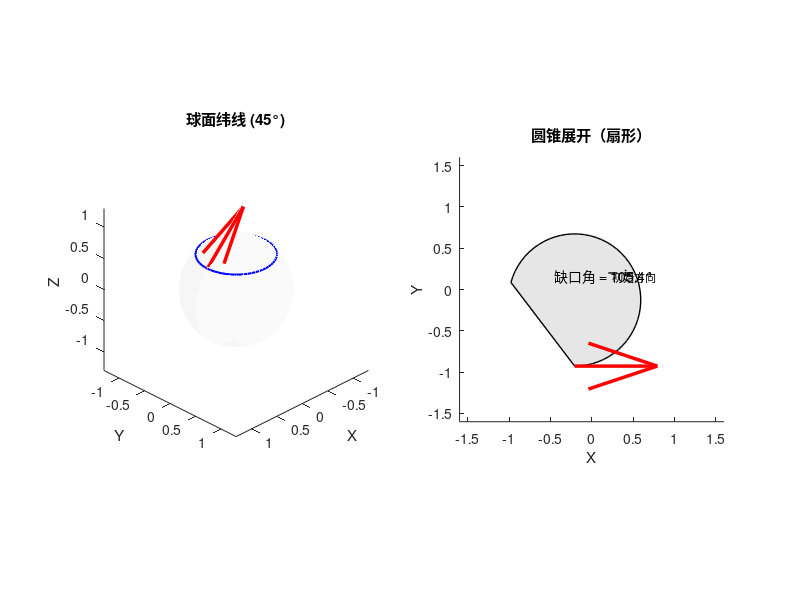

Write MATLAB code to recreate this figure. (Note: this script raises an error after producing the figure.)
%% 球面与圆锥展开同步对比 + 输出 GIF（扇形完整显示版）
clear; clc; close all;

%% 参数设置
R = 0.8;                     % 球体半径（缩小）
theta0 = pi/4;              % 45° 纬线
nFrames = 60;
phi = linspace(0, 2*pi, nFrames);
k = cos(theta0);

% 解析解
A_theta0 = 1; A_phi0 = 0;
A_theta = A_theta0 * cos(k * phi) + sin(theta0) * A_phi0 * sin(k * phi);
A_phi = -(1/sin(theta0)) * A_theta0 * sin(k * phi) + A_phi0 * cos(k * phi);
A_phys_phi = sin(theta0) * A_phi;

%% 创建图形窗口
fig = figure('Color', 'w', 'Position', [100, 100, 1200, 600]);

% ========== 左栏：球面 ==========
ax1 = subplot(1, 2, 1);
hold on; axis equal; view(135, 30);
title('球面纬线 (45°)');

% 球体
[X, Y, Z] = sphere(40);
surf(R*X, R*Y, R*Z, 'FaceAlpha', 0.1, 'EdgeColor', 'none', 'FaceColor', [0.8 0.8 0.8]);

% 纬线
lat_theta = pi/2 - theta0;
lat_x = R * sin(lat_theta) * cos(phi);
lat_y = R * sin(lat_theta) * sin(phi);
lat_z = R * cos(lat_theta) * ones(size(phi));
plot3(lat_x, lat_y, lat_z, 'b-', 'LineWidth', 1.5);

% 固定轴范围
axis([-1.3, 1.3, -1.3, 1.3, -1.3, 1.3]);
xlabel('X'); ylabel('Y'); zlabel('Z');

% 占位
h_arrow_s = quiver3(0, 0, 0, 0, 0, 0, 'r', 'LineWidth', 2.5, 'MaxHeadSize', 0.5);
h_trail_s = plot3(nan, nan, nan, 'r--', 'LineWidth', 1);
trail_s = [];

% ========== 右栏：扇形（缩小+居中+扩大轴范围） ==========
ax2 = subplot(1, 2, 2);
hold on; axis equal;
title('圆锥展开（扇形）');

% 扇形参数（缩小）
r_cone = 0.8;                % 半径缩小
alpha = 2 * pi * sin(theta0);
theta_fan = linspace(0, alpha, 50);

% 原始扇形坐标（顶点在原点）
x_fan_raw = r_cone * sin(theta_fan);
y_fan_raw = r_cone * (1 - cos(theta_fan));

% 平移到视图中心
x_center = mean([0, x_fan_raw, 0]);
y_center = mean([0, y_fan_raw, 0]);
x_fan = x_fan_raw - x_center;
y_fan = y_fan_raw - y_center;

% 画扇形
fill([0 - x_center, x_fan, 0 - x_center], [0 - y_center, y_fan, 0 - y_center], ...
    [0.9 0.9 0.9], 'EdgeColor', 'k', 'LineWidth', 1);

% 标记缺口角
gap_angle = 2*pi - alpha;
text(0.15, 0.15, sprintf('缺口角 = %.1f°', rad2deg(gap_angle)), ...
    'FontSize', 10, 'Color', 'k', 'HorizontalAlignment', 'center');

% ===== 关键修改：轴范围扩大 =====
axis_limit = 1.6;   % 从 1.2 扩大到 1.6
axis([-axis_limit, axis_limit, -axis_limit, axis_limit]);
xlabel('X'); ylabel('Y');

% 初始参考方向
quiver(0.2, 0.2, 0.3, 0, 'k--', 'LineWidth', 1, 'AutoScale', 'off');
text(0.25, 0.15, '初始方向', 'FontSize', 8, 'Color', 'k');

% 占位
h_vec_f = quiver(0, 0, 0, 0, 'r', 'LineWidth', 2.5, 'MaxHeadSize', 0.5);
h_trail_f = plot(nan, nan, 'r--', 'LineWidth', 1);
trail_f = [];

%% 初始化 GIF
gifFile = 'parallel_transport_compare.gif';
delayTime = 0.05;

%% 主循环
for i = 1:nFrames
    % ----- 左栏：球面 -----
    subplot(1, 2, 1);
    P = [lat_x(i), lat_y(i), lat_z(i)];
    
    e_theta = [-cos(theta0)*cos(phi(i)), -cos(theta0)*sin(phi(i)), sin(theta0)];
    e_theta = e_theta / norm(e_theta);
    e_phi = [-sin(phi(i)), cos(phi(i)), 0];
    e_phi = e_phi / norm(e_phi);
    
    V_s = A_theta(i) * e_theta + A_phys_phi(i) * e_phi;
    V_s = V_s / norm(V_s);
    
    delete(h_arrow_s);
    h_arrow_s = quiver3(P(1), P(2), P(3), V_s(1), V_s(2), V_s(3), ...
        'r', 'LineWidth', 2.5, 'MaxHeadSize', 0.5, 'AutoScale', 'off');
    
    tip_s = P + V_s;
    trail_s = [trail_s; tip_s];
    delete(h_trail_s);
    h_trail_s = plot3(trail_s(:,1), trail_s(:,2), trail_s(:,3), 'r--', 'LineWidth', 1);
    
    % ----- 右栏：扇形 -----
    subplot(1, 2, 2);
    ang = alpha * (i-1) / (nFrames-1);
    x_start = r_cone * sin(ang) - x_center;
    y_start = r_cone * (1 - cos(ang)) - y_center;
    
    V_f = [1, 0];
    V_f = V_f / norm(V_f);
    
    delete(h_vec_f);
    h_vec_f = quiver(x_start, y_start, V_f(1), V_f(2), ...
        'r', 'LineWidth', 2.5, 'MaxHeadSize', 0.5, 'AutoScale', 'off');
    
    tip_f = [x_start + V_f(1), y_start + V_f(2)];
    trail_f = [trail_f; tip_f];
    delete(h_trail_f);
    h_trail_f = plot(trail_f(:,1), trail_f(:,2), 'r--', 'LineWidth', 1);
    
    drawnow;
    
    % ----- 捕获帧 -----
    frame = getframe(fig);
    im = frame2im(frame);
    im = imresize(im, 0.6);
    [imind, cm] = rgb2ind(im, 256);
    if i == 1
        imwrite(imind, cm, gifFile, 'gif', 'Loopcount', inf, 'DelayTime', delayTime);
    else
        imwrite(imind, cm, gifFile, 'gif', 'WriteMode', 'append', 'DelayTime', delayTime);
    end
end

%% 输出
fprintf('GIF 已保存为: %s\n', gifFile);
fprintf('球面和乐角: %.2f°\n', rad2deg(2*pi - k*2*pi));
fprintf('扇形缺口角: %.2f°\n', rad2deg(2*pi - 2*pi*sin(theta0)));
